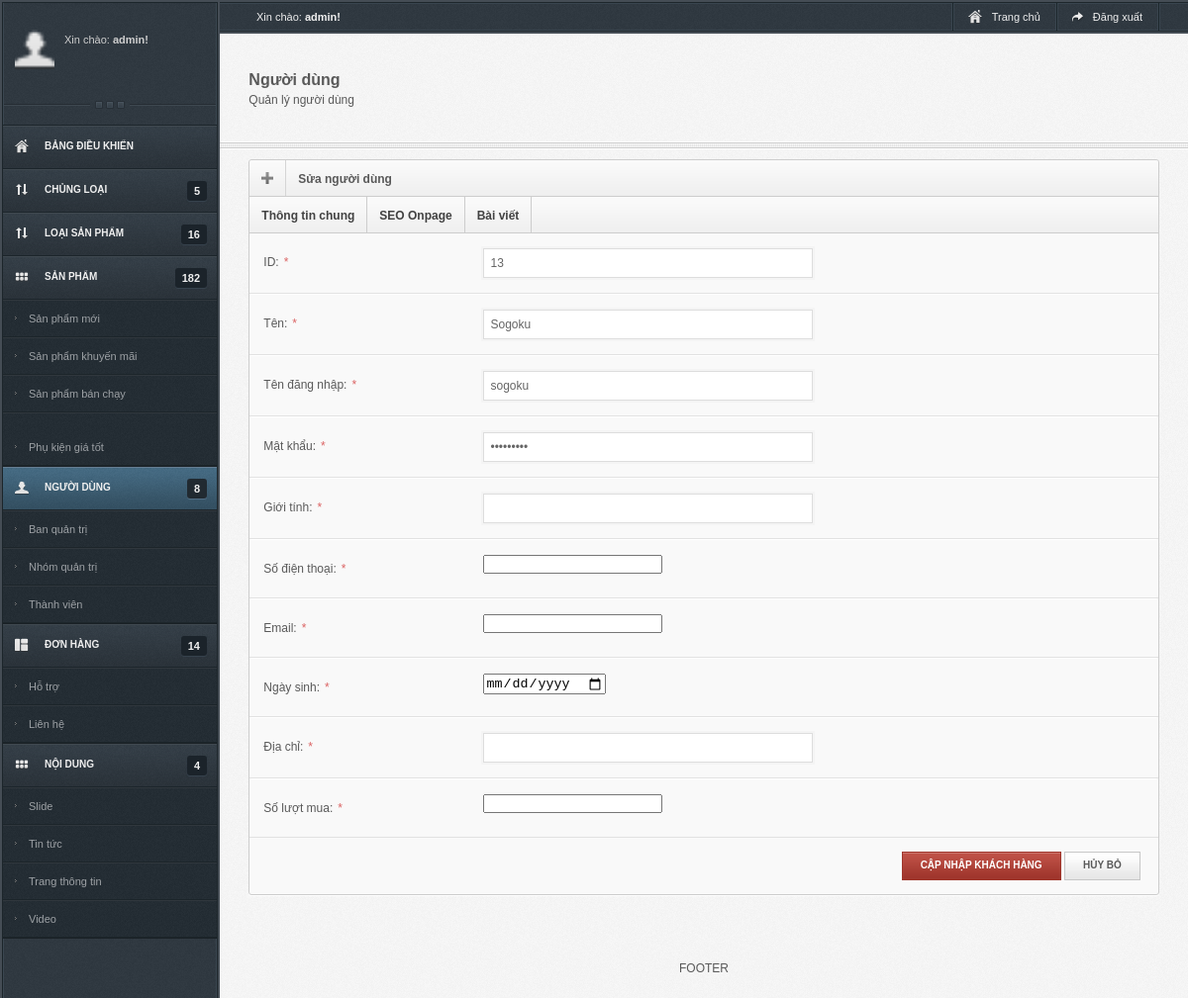
The page /admin/sua_user.php?id=13 on the database its author committed.
### tables this page shows
CREATE TABLE `doan_nguoidung` (
  `id` int(11) NOT NULL,
  `hoTen` text NOT NULL,
  `tenDangNhap` text NOT NULL,
  `matKhau` text NOT NULL,
  `hinhAnh` text NOT NULL
);

### admin/sua_user.php (the view, shortened to what this page needs)
<?php
		$conn = @mysqli_connect("localhost","root","","doan") or die("Không thể kết nối đến sever");
		mysqli_query($conn,"SET NAMES 'utf8'");
?>
<!DOCTYPE html>
<html xmlns="http://www.w3.org/1999/xhtml">
<head>
<link rel="stylesheet" type="text/css" href="main.css" />
<link rel="stylesheet" type="text/css" href="css.css" media="screen" />
</head>
<body>
<div id="left_content">
  <div id="leftSide" style="padding-top:30px;">
    <div class="sideProfile"> <a href="#" title="" class="profileFace"><img width="40" src="images/user.png" /></a> <span>Xin chào: <strong>admin!</strong></span> <span><?php echo $_SESSION['admin'] ?></span>
    </div>
    <div class="sidebarSep"></div>
    <ul id="menu" class="nav">
      <li class="home"> <a href="admin/home.html" class="" > <span>Bảng điều khiển</span> <strong></strong> </a> </li>
      <li class="tran"> <a href="chungloai.php" class=" exp" > <span>Chủng loại</span> <strong>  <?php
	   $query1="SELECT * FROM doan_chungloai ";
		$data1 = mysqli_query($conn,$query1);
            $num=mysqli_num_rows($data1);
			 echo $num ;
			?></strong> </a> </li>
      <li class="tran"> <a href="loai.php" class=" exp" > <span>Loại sản phẩm</span> <strong> <?php
	   $query2="SELECT * FROM doan_loai ";
		$data2 = mysqli_query($conn,$query2);
            $num=mysqli_num_rows($data2);
			 echo $num ;
			?></strong> </a> </li>
      <li class="product"> <a href="locsp.php" class=" exp" id="current"> <span>Sản phẩm</span> <strong> <?php
	   $query3="SELECT * FROM doan_sp ";
		$data3 = mysqli_query($conn,$query3);
            $num=mysqli_num_rows($data3);
			 echo $num ;
			?></strong> </a>
        <ul class="sub">
          <li > <a href="spmoi.php"> Sản phẩm mới </a> </li>
          <li > <a href="spkm.php"> Sản phẩm khuyến mãi </a> </li>
          <li >
          <a href="spbanchay.php"> Sản phẩm bán chạy
          <li > <a href="pkgt.php"> Phụ kiện giá tốt </li></a>
        </ul>
      </li>
      <li class="account"> <a href="user.php" class="active exp"> <span>Người dùng</span> <strong> <?php
	   $query4="SELECT * FROM doan_nguoidung ";
		$data4 = mysqli_query($conn,$query4);
            $num=mysqli_num_rows($data4);
			 echo $num ;
			?></strong> </a>
        <ul class="sub">
          <li > <a href="admin/admin.html"> Ban quản trị </a> </li>
          <li > <a href="admin/admin_group.html"> Nhóm quản trị </a> </li>
          <li > <a href="admin/user.html"> Thành viên </a> </li>
        </ul>
      </li>
      <li class="support"> <a href="donhang.php" class=" exp" > <span>Đơn hàng</span> <strong> <?php
	   $query5="SELECT * FROM doan_donhang ";
		$data5 = mysqli_query($conn,$query5);
            $num=mysqli_num_rows($data5);
			 echo $num ;
			?></strong> </a>
        <ul class="sub">
          <li > <a href="admin/support.html"> Hỗ trợ </a> </li>
          <li > <a href="admin/contact.html"> Liên hệ </a> </li>
        </ul>
      </li>
      <li class="content"> <a href="admin/content.html" class=" exp" > <span>Nội dung</span> <strong>4</strong> </a>
        <ul class="sub">
          <li > <a href="admin/slide.html"> Slide </a> </li>
          <li > <a href="admin/news.html"> Tin tức </a> </li>
          <li > <a href="admin/info.html"> Trang thông tin </a> </li>
          <li > <a href="admin/video.html"> Video </a> </li>
        </ul>
      </li>
    </ul>
  </div>
</div>
<div id="rightSide">
<div class="topNav">
  <div class="wrapper">
    <div class="welcome"> <span>Xin chào: <b>admin!</b></span> </div>
    <div class="userNav">
      <ul>
        <li><a href="" target="_blank"> <img style="margin-top:7px;" src="image/home.png" /> <span>Trang chủ</span> </a></li>
        <li><a href="admin/home/logout.html"> <img src="image/logout.png" alt="" /> <span>Đăng xuất</span> </a></li>
      </ul>
    </div>
  </div>
</div>
<div class="titleArea">
  <div class="wrapper">
    <div class="pageTitle">
      <h5>Người dùng</h5>
      <span>Quản lý người dùng</span> </div>
  </div>
</div>
<div class="line"></div>
 <div class="wrapper">
		<form class="form" id="form"  method="post" enctype="multipart/form-data">
			<fieldset>
				<div class="widget">
				    <div class="title">
						<img src="image/add.png" class="titleIcon" />
						<h6>Sửa người dùng</h6>
					</div>
				    <ul class="tabs">
		                <li><a href="#tab1">Thông tin chung</a></li>
		                <li><a href="#tab2">SEO Onpage</a></li>
		                <li><a href="#tab3">Bài viết</a></li>
					</ul>
					<div class="tab_container">
					     <div id='tab1' class="tab_content pd0">
    <?php
 $conn = @mysqli_connect("localhost","root","","doan") or die("Không thể kết nối đến sever");
		mysqli_query($conn,"SET NAMES 'utf8'");
        $id=$_GET['id'];
	$sql="SELECT * FROM doan_nguoidung where id='$id'";
	$query=mysqli_query($conn,$sql);
	$row=mysqli_fetch_array($query);
	?>
       <div class="formRow">
                <label class="formLeft" for="param_name">ID:<span class="req">*</span></label>
                <div class="formRight"> <span class="oneTwo">
                  <input name="id" id="param_name" _autocheck="true" type="text"  value="<?php echo $row['id']?>"/>
                  </span> <span name="name_autocheck" class="autocheck"></span>
                </div>
              </div>
       <div class="formRow">
                <label class="formLeft" for="param_name">Tên:<span class="req">*</span></label>
                <div class="formRight"> <span class="oneTwo">
                  <input name="hoTen" id="param_name" _autocheck="true" type="text"  value="<?php echo $row['hoTen']?>"/>
                  </span> <span name="name_autocheck" class="autocheck"></span>
                </div>
              </div>
       <div class="formRow">
                <label class="formLeft" for="param_name">Tên đăng nhập:<span class="req">*</span></label>
                <div class="formRight"> <span class="oneTwo">
                  <input name="tenDangNhap" id="param_name" _autocheck="true" type="text"  value="<?php echo $row['tenDangNhap']?>"/>
                  </span> <span name="name_autocheck" class="autocheck"></span>
                </div>
              </div>
     <div class="formRow">
                <label class="formLeft" for="param_name">Mật khẩu:<span class="req">*</span></label>
                <div class="formRight"> <span class="oneTwo">
                  <input name="matKhau" id="param_name" _autocheck="true" type="password"  value="<?php echo $row['matKhau']?>"/>
                  </span> <span name="name_autocheck" class="autocheck"></span>
                </div>
              </div>
      <div class="formRow">
                <label class="formLeft" for="param_name">Giới tính:<span class="req">*</span></label>
                <div class="formRight"> <span class="oneTwo">
                  <input name="GT" id="param_name" _autocheck="true" type="text"  value="<?php echo $row['GT']?>"/>
                  </span> <span name="name_autocheck" class="autocheck"></span>
                </div>
              </div>
      <div class="formRow">
                <label class="formLeft" for="param_name">Số điện thoại:<span class="req">*</span></label>
                <div class="formRight"> <span class="oneTwo">
                  <input name="sdt" id="param_name" _autocheck="true" type="number"  value="<?php echo $row['sdt']?>"/>
                  </span> <span name="name_autocheck" class="autocheck"></span>
                </div>
              </div>
      <div class="formRow">
                <label class="formLeft" for="param_name">Email:<span class="req">*</span></label>
                <div class="formRight"> <span class="oneTwo">
                  <input name="email" id="param_name" _autocheck="true" type="email"  value="<?php echo $row['email']?>"/>
                  </span> <span name="name_autocheck" class="autocheck"></span>
                </div>
              </div>
     <div class="formRow">
                <label class="formLeft" for="param_name">Ngày sinh:<span class="req">*</span></label>
                <div class="formRight"> <span class="oneTwo">
                  <input name="ngaySinh" id="param_name" _autocheck="true" type="date"  value="<?php echo $row['ngaySinh']?>"/>
                  </span> <span name="name_autocheck" class="autocheck"></span>
                </div>
              </div>
      <div class="formRow">
                <label class="formLeft" for="param_name">Địa chỉ:<span class="req">*</span></label>
                <div class="formRight"> <span class="oneTwo">
                  <input name="diaChi" id="param_name" _autocheck="true" type="text"  value="<?php echo $row['diaChi']?>"/>
                  </span> <span name="name_autocheck" class="autocheck"></span>
                </div>
              </div>
      <div class="formRow">
                <label class="formLeft" for="param_name">Số lượt mua:<span class="req">*</span></label>
                <div class="formRight"> <span class="oneTwo">
                  <input name="soLuotMua" id="param_name" _autocheck="true" type="number"  value="<?php echo $row['soLuotMua']?>"/>
                  </span> <span name="name_autocheck" class="autocheck"></span>
                </div>
              </div>        <div class="formSubmit">
          <input type="submit" value="Cập nhập khách hàng" name="submit" class="redB" />
          <input type="reset" value="Hủy bỏ" class="basic" />
        </div>
				</div>
			</fieldset>
</div>
  <div id="footer">
    <div class="wrapper">
      <div>FOOTER</div>
    </div>
  </div>
</div>
</body>
</html>

### admin/css.css (style rules this page uses)
body { min-width: 1024px; }
#left_content { float: left; background: url(image/bodyBg.png) repeat-y 0 0; }
.form label { cursor: pointer; }
.form input[type="text"], .form input[type="password"], .form textarea { font-size: 12px; }
.formRow label.formLeft { display: inline; width: 23%; float: left; }
.formRow .formRight { display: inline; width: 73%; float: right; }
.nav li.home a span { background-image:url(image/home.png) ; }
.nav li.account a span { background-image: url(image/user.png); }
.nav li.product a span { background-image: url(image/blocks.png); }
.nav li.tran a span { background-image: url(image/transfer.png); }
.nav li.content a span { background-image: url(image/blocks.png); }
.nav li.support a span { background-image: url(image/frames.png); }

### rows shown on the page
doan_nguoidung: id "13", hoTen "Sogoku", tenDangNhap "sogoku"

### other values the page prints
$num "5"
$num "16"
$num "182"
$num "8"
$num "14"
